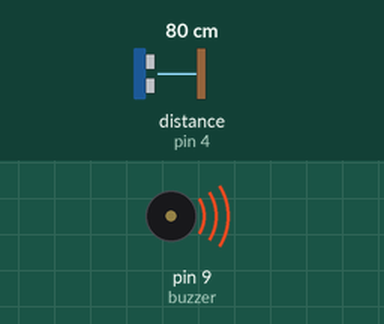
Recording of a sketch running on a simulated Arduino Uno, built with avr-gcc and run on an emulated ATmega328P. Parts: buzzer (waves = sounding). Wiring (inferred from the names in the program): ultrasonic range finder: trigger pin 3; echo pin 4. Inputs (shaded band) come from the test bench; at power-on: distance to the obstacle (sensor on pin 4) 80 cm. The echo pulse lasts 58.3 µs per cm; what the sketch prints to the serial monitor is not drawn.

Above: at 0.1 s.
Timing chart, 0 to 1.6 s (numbered marks = the images above):
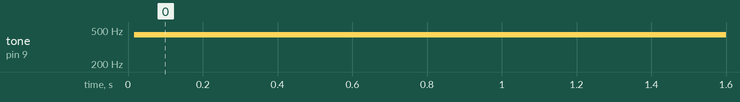

Measured:
- by itself, tone on pin 9 (buzzer): silent → 440 Hz at 0.02 s

The sketch:

code.ino
```cpp
// defines pins numbers
#define trigPin 3
#define echoPin 4
#define buzzer 9

// defines variables
long duration; int distance, frequency;

void setup() {
  pinMode(trigPin, OUTPUT); // Sets the trigPin as an Output
  pinMode(echoPin, INPUT); // Sets the echoPin as an Input
  pinMode(buzzer, OUTPUT);
  // Debug Reasons.
  Serial.begin(9600);
}

void loop() {
  // Clears the trigPin
  digitalWrite(trigPin, LOW);
  delayMicroseconds(2);
  // Sets the trigPin on HIGH state for 10 micro seconds
  digitalWrite(trigPin, HIGH);
  delayMicroseconds(10);
  digitalWrite(trigPin, LOW);
  // Reads the echoPin, returns the sound wave travel time in microseconds
  duration = pulseIn(echoPin, HIGH);
  // Calculating the distance
  distance= duration*0.035/2;
  //Serial.print("Distance in cm: ");Serial.println(distance);

  // Set the SOUND to warn Distance, higher pitch = closer
  // map(value, fromLow, fromHigh, toLow, toHigh)
  frequency = map(distance, 2, 336, 494, 262);
  Serial.print("Frequency in Hz: ");Serial.println(frequency);

  // Play sound
  noTone(buzzer);
  tone(buzzer, frequency);
}
```
